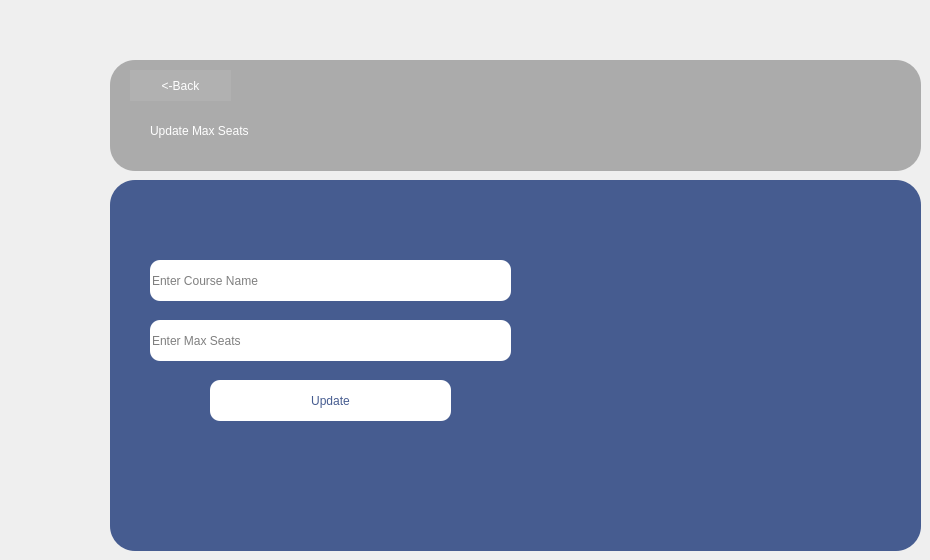
				<widget class="QWidget" name="page_21">
					<widget class="QFrame" name="frame_31">
						<property name="geometry">
							<rect>
								<x>110</x>
								<y>60</y>
								<width>811</width>
								<height>111</height>
							</rect>
						</property>
						<property name="styleSheet">
							<string notr="true">
								background-color: rgb(171, 171, 171);

								border-radius: 25px;
							</string>
						</property>
						<property name="frameShape">
							<enum>QFrame::Shape::StyledPanel</enum>
						</property>
						<property name="frameShadow">
							<enum>QFrame::Shadow::Raised</enum>
						</property>
						<widget class="QLabel" name="label_56">
							<property name="geometry">
								<rect>
									<x>730</x>
									<y>10</y>
									<width>61</width>
									<height>61</height>
								</rect>
							</property>
							<property name="styleSheet">
								<string notr="true">
									font: 700 36pt &quot;Segoe UI&quot;;
									color: rgb(70, 92, 144);
								</string>
							</property>
							<property name="text">
								<string/>
							</property>
							<property name="pixmap">
								<pixmap resource="project01.qrc">:/newPrefix/Screenshot_2025-05-15_005716-removebg-preview.png</pixmap>
							</property>
							<property name="scaledContents">
								<bool>true</bool>
							</property>
						</widget>
						<widget class="QLabel" name="label_57">
							<property name="geometry">
								<rect>
									<x>40</x>
									<y>40</y>
									<width>411</width>
									<height>61</height>
								</rect>
							</property>
							<property name="styleSheet">
								<string notr="true">
									color: rgb(255, 255, 255);
									font: 700 28pt &quot;Segoe UI&quot;;

								</string>
							</property>
							<property name="text">
								<string>Update Max Seats</string>
							</property>
						</widget>
						<widget class="QPushButton" name="AdminPortalbackB_6">
							<property name="geometry">
								<rect>
									<x>20</x>
									<y>10</y>
									<width>101</width>
									<height>31</height>
								</rect>
							</property>
							<property name="styleSheet">
								<string notr="true">
									background-color: rgb(177, 177, 177);
									color: rgb(255, 255, 255);
									font: 12pt &quot;Segoe UI&quot;;
								</string>
							</property>
							<property name="text">
								<string>&lt;-Back</string>
							</property>
						</widget>
					</widget>
					<widget class="QFrame" name="frame_30">
						<property name="geometry">
							<rect>
								<x>110</x>
								<y>180</y>
								<width>811</width>
								<height>371</height>
							</rect>
						</property>
						<property name="styleSheet">
							<string notr="true">
								background-color: rgb(70, 92, 144);
								border-radius: 25px;
							</string>
						</property>
						<property name="frameShape">
							<enum>QFrame::Shape::StyledPanel</enum>
						</property>
						<property name="frameShadow">
							<enum>QFrame::Shadow::Raised</enum>
						</property>
						<widget class="QLineEdit" name="StudentName_10">
							<property name="geometry">
								<rect>
									<x>40</x>
									<y>140</y>
									<width>361</width>
									<height>41</height>
								</rect>
							</property>
							<property name="font">
								<font>
									<family>Segoe UI</family>
									<pointsize>9</pointsize>
									<italic>false</italic>
									<bold>false</bold>
									<kerning>true</kerning>
								</font>
							</property>
							<property name="styleSheet">
								<string notr="true">
									color: black;
									background-color: white;
									border-radius: 10px;
									font: 9pt &quot;Segoe UI&quot;;
								</string>
							</property>
							<property name="text">
								<string/>
							</property>
							<property name="frame">
								<bool>true</bool>
							</property>
							<property name="echoMode">
								<enum>QLineEdit::EchoMode::Normal</enum>
							</property>
							<property name="readOnly">
								<bool>false</bool>
							</property>
							<property name="placeholderText">
								<string>Enter Max Seats</string>
							</property>
						</widget>
						<widget class="QPushButton" name="pushButton_20">
							<property name="geometry">
								<rect>
									<x>100</x>
									<y>200</y>
									<width>241</width>
									<height>41</height>
								</rect>
							</property>
							<property name="styleSheet">
								<string notr="true">
									QPushButton {

									background-color: rgb(255, 255, 255);

									color: rgb(70, 92, 144);
									border: 2px ;
									border-radius: 10px;
									padding: 8px 16px;
									font: 700 16pt &quot;Segoe UI&quot;;
									}

									QPushButton:hover {
									background-color: rgb(211, 211, 211);
									}
								</string>
							</property>
							<property name="text">
								<string>Update</string>
							</property>
						</widget>
						<widget class="QLabel" name="label_55">
							<property name="geometry">
								<rect>
									<x>460</x>
									<y>20</y>
									<width>281</width>
									<height>351</height>
								</rect>
							</property>
							<property name="text">
								<string/>
							</property>
							<property name="pixmap">
								<pixmap resource="project01.qrc">:/project01/Pull_request-amico.png</pixmap>
							</property>
							<property name="scaledContents">
								<bool>true</bool>
							</property>
						</widget>
						<widget class="QLineEdit" name="StudentName_11">
							<property name="geometry">
								<rect>
									<x>40</x>
									<y>80</y>
									<width>361</width>
									<height>41</height>
								</rect>
							</property>
							<property name="styleSheet">
								<string notr="true">
									QLineEdit {
									color: black;
									background-color: white;
									border-radius: 10px;
									font: 9pt &quot;Segoe UI&quot;;
									}

								</string>
							</property>
							<property name="text">
								<string/>
							</property>
							<property name="frame">
								<bool>true</bool>
							</property>
							<property name="echoMode">
								<enum>QLineEdit::EchoMode::Normal</enum>
							</property>
							<property name="readOnly">
								<bool>false</bool>
							</property>
							<property name="placeholderText">
								<string>Enter Course Name</string>
							</property>
						</widget>
					</widget>
				</widget>
